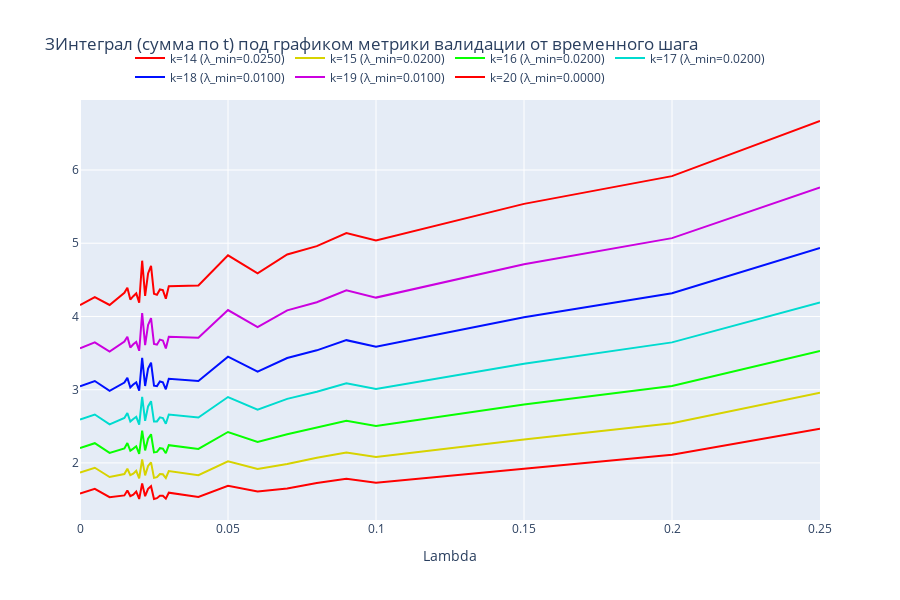

Notebook code for this chart:
### Code cell
plot_cumulative_sums(results, start_index=14, end_index=20)
